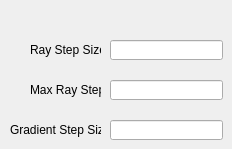
    <widget class="QWidget" name="tab_2">
     <attribute name="title">
      <string>Raycast</string>
     </attribute>
     <widget class="QLabel" name="label_5">
      <property name="geometry">
       <rect>
        <x>10</x>
        <y>120</y>
        <width>91</width>
        <height>20</height>
       </rect>
      </property>
      <property name="text">
       <string>Gradient Step Size</string>
      </property>
     </widget>
     <widget class="QLabel" name="label_6">
      <property name="geometry">
       <rect>
        <x>30</x>
        <y>40</y>
        <width>71</width>
        <height>20</height>
       </rect>
      </property>
      <property name="text">
       <string>Ray Step Size</string>
      </property>
     </widget>
     <widget class="QLabel" name="label_7">
      <property name="geometry">
       <rect>
        <x>30</x>
        <y>80</y>
        <width>71</width>
        <height>20</height>
       </rect>
      </property>
      <property name="text">
       <string>Max Ray Steps</string>
      </property>
     </widget>
     <widget class="QLineEdit" name="rayStepSizeBox">
      <property name="geometry">
       <rect>
        <x>110</x>
        <y>40</y>
        <width>113</width>
        <height>20</height>
       </rect>
      </property>
     </widget>
     <widget class="QLineEdit" name="maxRayStepsBox">
      <property name="geometry">
       <rect>
        <x>110</x>
        <y>80</y>
        <width>113</width>
        <height>20</height>
       </rect>
      </property>
     </widget>
     <widget class="QLineEdit" name="gradientStepSizeBox">
      <property name="geometry">
       <rect>
        <x>110</x>
        <y>120</y>
        <width>113</width>
        <height>20</height>
       </rect>
      </property>
     </widget>
    </widget>
